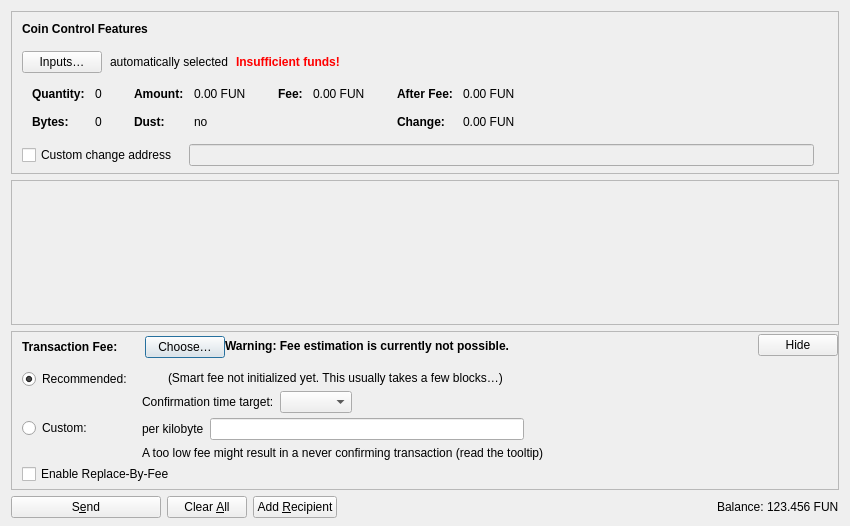
<?xml version="1.0" encoding="UTF-8"?>
<ui version="4.0">
 <class>SendCoinsDialog</class>
 <widget class="QDialog" name="SendCoinsDialog">
  <property name="geometry">
   <rect>
    <x>0</x>
    <y>0</y>
    <width>850</width>
    <height>526</height>
   </rect>
  </property>
  <property name="windowTitle">
   <string>Send Coins</string>
  </property>
  <layout class="QVBoxLayout" name="verticalLayout" stretch="0,1,0,0">
   <property name="bottomMargin">
    <number>8</number>
   </property>
   <item>
    <widget class="QFrame" name="frameCoinControl">
     <property name="sizePolicy">
      <sizepolicy hsizetype="Expanding" vsizetype="Expanding">
       <horstretch>0</horstretch>
       <verstretch>0</verstretch>
      </sizepolicy>
     </property>
     <property name="maximumSize">
      <size>
       <width>16777215</width>
       <height>16777215</height>
      </size>
     </property>
     <property name="frameShape">
      <enum>QFrame::StyledPanel</enum>
     </property>
     <property name="frameShadow">
      <enum>QFrame::Sunken</enum>
     </property>
     <layout class="QVBoxLayout" name="verticalLayoutCoinControl2">
      <property name="spacing">
       <number>0</number>
      </property>
      <property name="leftMargin">
       <number>0</number>
      </property>
      <property name="topMargin">
       <number>0</number>
      </property>
      <property name="rightMargin">
       <number>0</number>
      </property>
      <property name="bottomMargin">
       <number>6</number>
      </property>
      <item>
       <layout class="QVBoxLayout" name="verticalLayoutCoinControl" stretch="0,0,0,0,1">
        <property name="spacing">
         <number>0</number>
        </property>
        <property name="leftMargin">
         <number>10</number>
        </property>
        <property name="topMargin">
         <number>10</number>
        </property>
        <item>
         <layout class="QHBoxLayout" name="horizontalLayoutCoinControl1">
          <property name="bottomMargin">
           <number>15</number>
          </property>
          <item>
           <widget class="QLabel" name="labelCoinControlFeatures">
            <property name="sizePolicy">
             <sizepolicy hsizetype="Preferred" vsizetype="Maximum">
              <horstretch>0</horstretch>
              <verstretch>0</verstretch>
             </sizepolicy>
            </property>
            <property name="font">
             <font>
              <weight>75</weight>
              <bold>true</bold>
             </font>
            </property>
            <property name="styleSheet">
             <string notr="true">font-weight:bold;</string>
            </property>
            <property name="text">
             <string>Coin Control Features</string>
            </property>
           </widget>
          </item>
         </layout>
        </item>
        <item>
         <layout class="QHBoxLayout" name="horizontalLayoutCoinControl2" stretch="0,0,0,0">
          <property name="spacing">
           <number>8</number>
          </property>
          <property name="bottomMargin">
           <number>10</number>
          </property>
          <item>
           <widget class="QPushButton" name="pushButtonCoinControl">
            <property name="styleSheet">
             <string notr="true"/>
            </property>
            <property name="text">
             <string>Inputs…</string>
            </property>
            <property name="autoDefault">
             <bool>false</bool>
            </property>
           </widget>
          </item>
          <item>
           <widget class="QLabel" name="labelCoinControlAutomaticallySelected">
            <property name="text">
             <string>automatically selected</string>
            </property>
            <property name="margin">
             <number>5</number>
            </property>
           </widget>
          </item>
          <item>
           <widget class="QLabel" name="labelCoinControlInsuffFunds">
            <property name="font">
             <font>
              <weight>75</weight>
              <bold>true</bold>
             </font>
            </property>
            <property name="styleSheet">
             <string notr="true">color:red;font-weight:bold;</string>
            </property>
            <property name="text">
             <string>Insufficient funds!</string>
            </property>
            <property name="margin">
             <number>5</number>
            </property>
           </widget>
          </item>
          <item>
           <spacer name="horizontalSpacerCoinControl">
            <property name="orientation">
             <enum>Qt::Horizontal</enum>
            </property>
            <property name="sizeHint" stdset="0">
             <size>
              <width>40</width>
              <height>1</height>
             </size>
            </property>
           </spacer>
          </item>
         </layout>
        </item>
        <item>
         <widget class="QWidget" name="widgetCoinControl" native="true">
          <property name="sizePolicy">
           <sizepolicy hsizetype="Preferred" vsizetype="Preferred">
            <horstretch>0</horstretch>
            <verstretch>0</verstretch>
           </sizepolicy>
          </property>
          <property name="minimumSize">
           <size>
            <width>0</width>
            <height>0</height>
           </size>
          </property>
          <property name="styleSheet">
           <string notr="true"/>
          </property>
          <layout class="QHBoxLayout" name="horizontalLayoutCoinControl5">
           <property name="leftMargin">
            <number>0</number>
           </property>
           <property name="topMargin">
            <number>0</number>
           </property>
           <property name="rightMargin">
            <number>0</number>
           </property>
           <property name="bottomMargin">
            <number>0</number>
           </property>
           <item>
            <layout class="QHBoxLayout" name="horizontalLayoutCoinControl3" stretch="0,0,0,1">
             <property name="spacing">
              <number>20</number>
             </property>
             <property name="topMargin">
              <number>0</number>
             </property>
             <property name="bottomMargin">
              <number>10</number>
             </property>
             <item>
              <layout class="QFormLayout" name="formLayoutCoinControl1">
               <property name="horizontalSpacing">
                <number>10</number>
               </property>
               <property name="verticalSpacing">
                <number>14</number>
               </property>
               <property name="leftMargin">
                <number>10</number>
               </property>
               <property name="topMargin">
                <number>4</number>
               </property>
               <property name="rightMargin">
                <number>6</number>
               </property>
               <item row="0" column="0">
                <widget class="QLabel" name="labelCoinControlQuantityText">
                 <property name="font">
                  <font>
                   <weight>75</weight>
                   <bold>true</bold>
                  </font>
                 </property>
                 <property name="text">
                  <string>Quantity:</string>
                 </property>
                 <property name="margin">
                  <number>0</number>
                 </property>
                </widget>
               </item>
               <item row="0" column="1">
                <widget class="QLabel" name="labelCoinControlQuantity">
                 <property name="cursor">
                  <cursorShape>IBeamCursor</cursorShape>
                 </property>
                 <property name="contextMenuPolicy">
                  <enum>Qt::ActionsContextMenu</enum>
                 </property>
                 <property name="text">
                  <string notr="true">0</string>
                 </property>
                 <property name="margin">
                  <number>0</number>
                 </property>
                 <property name="textInteractionFlags">
                  <set>Qt::LinksAccessibleByMouse|Qt::TextSelectableByKeyboard|Qt::TextSelectableByMouse</set>
                 </property>
                </widget>
               </item>
               <item row="1" column="0">
                <widget class="QLabel" name="labelCoinControlBytesText">
                 <property name="font">
                  <font>
                   <weight>75</weight>
                   <bold>true</bold>
                  </font>
                 </property>
                 <property name="text">
                  <string>Bytes:</string>
                 </property>
                </widget>
               </item>
               <item row="1" column="1">
                <widget class="QLabel" name="labelCoinControlBytes">
                 <property name="cursor">
                  <cursorShape>IBeamCursor</cursorShape>
                 </property>
                 <property name="contextMenuPolicy">
                  <enum>Qt::ActionsContextMenu</enum>
                 </property>
                 <property name="text">
                  <string notr="true">0</string>
                 </property>
                 <property name="textInteractionFlags">
                  <set>Qt::LinksAccessibleByMouse|Qt::TextSelectableByKeyboard|Qt::TextSelectableByMouse</set>
                 </property>
                </widget>
               </item>
              </layout>
             </item>
             <item>
              <layout class="QFormLayout" name="formLayoutCoinControl2">
               <property name="horizontalSpacing">
                <number>10</number>
               </property>
               <property name="verticalSpacing">
                <number>14</number>
               </property>
               <property name="leftMargin">
                <number>6</number>
               </property>
               <property name="topMargin">
                <number>4</number>
               </property>
               <property name="rightMargin">
                <number>6</number>
               </property>
               <item row="0" column="0">
                <widget class="QLabel" name="labelCoinControlAmountText">
                 <property name="font">
                  <font>
                   <weight>75</weight>
                   <bold>true</bold>
                  </font>
                 </property>
                 <property name="text">
                  <string>Amount:</string>
                 </property>
                 <property name="margin">
                  <number>0</number>
                 </property>
                </widget>
               </item>
               <item row="0" column="1">
                <widget class="QLabel" name="labelCoinControlAmount">
                 <property name="cursor">
                  <cursorShape>IBeamCursor</cursorShape>
                 </property>
                 <property name="contextMenuPolicy">
                  <enum>Qt::ActionsContextMenu</enum>
                 </property>
                 <property name="text">
                  <string notr="true">0.00 FUN</string>
                 </property>
                 <property name="textInteractionFlags">
                  <set>Qt::LinksAccessibleByMouse|Qt::TextSelectableByKeyboard|Qt::TextSelectableByMouse</set>
                 </property>
                </widget>
               </item>
               <item row="1" column="0">
                <widget class="QLabel" name="labelCoinControlLowOutputText">
                 <property name="font">
                  <font>
                   <weight>75</weight>
                   <bold>true</bold>
                  </font>
                 </property>
                 <property name="text">
                  <string>Dust:</string>
                 </property>
                </widget>
               </item>
               <item row="1" column="1">
                <widget class="QLabel" name="labelCoinControlLowOutput">
                 <property name="cursor">
                  <cursorShape>IBeamCursor</cursorShape>
                 </property>
                 <property name="contextMenuPolicy">
                  <enum>Qt::ActionsContextMenu</enum>
                 </property>
                 <property name="text">
                  <string notr="true">no</string>
                 </property>
                 <property name="textInteractionFlags">
                  <set>Qt::LinksAccessibleByMouse|Qt::TextSelectableByKeyboard|Qt::TextSelectableByMouse</set>
                 </property>
                </widget>
               </item>
              </layout>
             </item>
             <item>
              <layout class="QFormLayout" name="formLayoutCoinControl3">
               <property name="horizontalSpacing">
                <number>10</number>
               </property>
               <property name="verticalSpacing">
                <number>14</number>
               </property>
               <property name="leftMargin">
                <number>6</number>
               </property>
               <property name="topMargin">
                <number>4</number>
               </property>
               <property name="rightMargin">
                <number>6</number>
               </property>
               <item row="0" column="0">
                <widget class="QLabel" name="labelCoinControlFeeText">
                 <property name="font">
                  <font>
                   <weight>75</weight>
                   <bold>true</bold>
                  </font>
                 </property>
                 <property name="text">
                  <string>Fee:</string>
                 </property>
                 <property name="margin">
                  <number>0</number>
                 </property>
                </widget>
               </item>
               <item row="0" column="1">
                <widget class="QLabel" name="labelCoinControlFee">
                 <property name="cursor">
                  <cursorShape>IBeamCursor</cursorShape>
                 </property>
                 <property name="contextMenuPolicy">
                  <enum>Qt::ActionsContextMenu</enum>
                 </property>
                 <property name="text">
                  <string notr="true">0.00 FUN</string>
                 </property>
                 <property name="textInteractionFlags">
                  <set>Qt::LinksAccessibleByMouse|Qt::TextSelectableByKeyboard|Qt::TextSelectableByMouse</set>
                 </property>
                </widget>
               </item>
              </layout>
             </item>
             <item>
              <layout class="QFormLayout" name="formLayoutCoinControl4">
               <property name="horizontalSpacing">
                <number>10</number>
               </property>
               <property name="verticalSpacing">
                <number>14</number>
               </property>
               <property name="leftMargin">
                <number>6</number>
               </property>
               <property name="topMargin">
                <number>4</number>
               </property>
               <property name="rightMargin">
                <number>6</number>
               </property>
               <item row="0" column="0">
                <widget class="QLabel" name="labelCoinControlAfterFeeText">
                 <property name="font">
                  <font>
                   <weight>75</weight>
                   <bold>true</bold>
                  </font>
                 </property>
                 <property name="text">
                  <string>After Fee:</string>
                 </property>
                 <property name="margin">
                  <number>0</number>
                 </property>
                </widget>
               </item>
               <item row="0" column="1">
                <widget class="QLabel" name="labelCoinControlAfterFee">
                 <property name="cursor">
                  <cursorShape>IBeamCursor</cursorShape>
                 </property>
                 <property name="contextMenuPolicy">
                  <enum>Qt::ActionsContextMenu</enum>
                 </property>
                 <property name="text">
                  <string notr="true">0.00 FUN</string>
                 </property>
                 <property name="textInteractionFlags">
                  <set>Qt::LinksAccessibleByMouse|Qt::TextSelectableByKeyboard|Qt::TextSelectableByMouse</set>
                 </property>
                </widget>
               </item>
               <item row="1" column="0">
                <widget class="QLabel" name="labelCoinControlChangeText">
                 <property name="font">
                  <font>
                   <weight>75</weight>
                   <bold>true</bold>
                  </font>
                 </property>
                 <property name="text">
                  <string>Change:</string>
                 </property>
                </widget>
               </item>
               <item row="1" column="1">
                <widget class="QLabel" name="labelCoinControlChange">
                 <property name="cursor">
                  <cursorShape>IBeamCursor</cursorShape>
                 </property>
                 <property name="contextMenuPolicy">
                  <enum>Qt::ActionsContextMenu</enum>
                 </property>
                 <property name="text">
                  <string notr="true">0.00 FUN</string>
                 </property>
                 <property name="textInteractionFlags">
                  <set>Qt::LinksAccessibleByMouse|Qt::TextSelectableByKeyboard|Qt::TextSelectableByMouse</set>
                 </property>
                </widget>
               </item>
              </layout>
             </item>
            </layout>
           </item>
          </layout>
         </widget>
        </item>
        <item>
         <layout class="QHBoxLayout" name="horizontalLayoutCoinControl4" stretch="0,0,0">
          <property name="spacing">
           <number>12</number>
          </property>
          <property name="sizeConstraint">
           <enum>QLayout::SetDefaultConstraint</enum>
          </property>
          <property name="topMargin">
           <number>5</number>
          </property>
          <property name="rightMargin">
           <number>5</number>
          </property>
          <item>
           <widget class="QCheckBox" name="checkBoxCoinControlChange">
            <property name="toolTip">
             <string>If this is activated, but the change address is empty or invalid, change will be sent to a newly generated address.</string>
            </property>
            <property name="text">
             <string>Custom change address</string>
            </property>
           </widget>
          </item>
          <item>
           <widget class="QValidatedLineEdit" name="lineEditCoinControlChange">
            <property name="enabled">
             <bool>false</bool>
            </property>
            <property name="sizePolicy">
             <sizepolicy hsizetype="Expanding" vsizetype="Fixed">
              <horstretch>0</horstretch>
              <verstretch>0</verstretch>
             </sizepolicy>
            </property>
           </widget>
          </item>
          <item>
           <widget class="QLabel" name="labelCoinControlChangeLabel">
            <property name="sizePolicy">
             <sizepolicy hsizetype="Preferred" vsizetype="Expanding">
              <horstretch>0</horstretch>
              <verstretch>0</verstretch>
             </sizepolicy>
            </property>
            <property name="minimumSize">
             <size>
              <width>0</width>
              <height>0</height>
             </size>
            </property>
            <property name="text">
             <string/>
            </property>
            <property name="margin">
             <number>3</number>
            </property>
           </widget>
          </item>
         </layout>
        </item>
        <item>
         <spacer name="verticalSpacerCoinControl">
          <property name="orientation">
           <enum>Qt::Vertical</enum>
          </property>
          <property name="sizeHint" stdset="0">
           <size>
            <width>800</width>
            <height>1</height>
           </size>
          </property>
         </spacer>
        </item>
       </layout>
      </item>
     </layout>
    </widget>
   </item>
   <item>
    <widget class="QScrollArea" name="scrollArea">
     <property name="widgetResizable">
      <bool>true</bool>
     </property>
     <widget class="QWidget" name="scrollAreaWidgetContents">
      <property name="geometry">
       <rect>
        <x>0</x>
        <y>0</y>
        <width>830</width>
        <height>104</height>
       </rect>
      </property>
      <layout class="QVBoxLayout" name="verticalLayout_2" stretch="0,1">
       <property name="leftMargin">
        <number>0</number>
       </property>
       <property name="topMargin">
        <number>0</number>
       </property>
       <property name="rightMargin">
        <number>0</number>
       </property>
       <property name="bottomMargin">
        <number>0</number>
       </property>
       <item>
        <layout class="QVBoxLayout" name="entries">
         <property name="spacing">
          <number>6</number>
         </property>
        </layout>
       </item>
       <item>
        <spacer name="verticalSpacer">
         <property name="orientation">
          <enum>Qt::Vertical</enum>
         </property>
         <property name="sizeHint" stdset="0">
          <size>
           <width>20</width>
           <height>40</height>
          </size>
         </property>
        </spacer>
       </item>
      </layout>
     </widget>
    </widget>
   </item>
   <item>
    <widget class="QFrame" name="frameFee">
     <property name="sizePolicy">
      <sizepolicy hsizetype="Expanding" vsizetype="Expanding">
       <horstretch>0</horstretch>
       <verstretch>0</verstretch>
      </sizepolicy>
     </property>
     <property name="maximumSize">
      <size>
       <width>16777215</width>
       <height>16777215</height>
      </size>
     </property>
     <property name="frameShape">
      <enum>QFrame::StyledPanel</enum>
     </property>
     <property name="frameShadow">
      <enum>QFrame::Sunken</enum>
     </property>
     <layout class="QVBoxLayout" name="verticalLayoutFee1">
      <property name="spacing">
       <number>0</number>
      </property>
      <property name="leftMargin">
       <number>0</number>
      </property>
      <property name="topMargin">
       <number>0</number>
      </property>
      <property name="rightMargin">
       <number>0</number>
      </property>
      <property name="bottomMargin">
       <number>0</number>
      </property>
      <item>
       <layout class="QVBoxLayout" name="verticalLayoutFee2" stretch="0,0,0">
        <property name="spacing">
         <number>0</number>
        </property>
        <property name="leftMargin">
         <number>10</number>
        </property>
        <property name="topMargin">
         <number>0</number>
        </property>
        <item>
         <layout class="QHBoxLayout" name="horizontalLayoutFee1">
          <property name="bottomMargin">
           <number>0</number>
          </property>
          <item>
           <layout class="QVBoxLayout" name="verticalLayoutFee7">
            <property name="spacing">
             <number>0</number>
            </property>
            <item>
             <spacer name="verticalSpacerSmartFee">
              <property name="orientation">
               <enum>Qt::Vertical</enum>
              </property>
              <property name="sizeType">
               <enum>QSizePolicy::Fixed</enum>
              </property>
              <property name="sizeHint" stdset="0">
               <size>
                <width>1</width>
                <height>4</height>
               </size>
              </property>
             </spacer>
            </item>
            <item>
             <layout class="QHBoxLayout" name="horizontalLayoutSmartFee">
              <property name="spacing">
               <number>10</number>
              </property>
              <item>
               <widget class="QLabel" name="labelFeeHeadline">
                <property name="sizePolicy">
                 <sizepolicy hsizetype="Preferred" vsizetype="Maximum">
                  <horstretch>0</horstretch>
                  <verstretch>0</verstretch>
                 </sizepolicy>
                </property>
                <property name="font">
                 <font>
                  <weight>75</weight>
                  <bold>true</bold>
                 </font>
                </property>
                <property name="styleSheet">
                 <string notr="true">font-weight:bold;</string>
                </property>
                <property name="text">
                 <string>Transaction Fee:</string>
                </property>
               </widget>
              </item>
              <item>
               <widget class="QLabel" name="labelFeeMinimized">
                <property name="text">
                 <string/>
                </property>
               </widget>
              </item>
              <item>
               <widget class="QPushButton" name="buttonChooseFee">
                <property name="text">
                 <string>Choose…</string>
                </property>
               </widget>
              </item>
             </layout>
            </item>
            <item>
             <spacer name="verticalSpacer_5">
              <property name="orientation">
               <enum>Qt::Vertical</enum>
              </property>
              <property name="sizeHint" stdset="0">
               <size>
                <width>1</width>
                <height>1</height>
               </size>
              </property>
             </spacer>
            </item>
           </layout>
          </item>
          <item>
           <widget class="QLabel" name="fallbackFeeWarningLabel">
            <property name="toolTip">
             <string>Using the fallbackfee can result in sending a transaction that will take several hours or days (or never) to confirm. Consider choosing your fee manually or wait until you have validated the complete chain.</string>
            </property>
            <property name="font">
            <font>
                <weight>75</weight>
                <bold>true</bold>
            </font>
            </property>
            <property name="text">
             <string>Warning: Fee estimation is currently not possible.</string>
            </property>
            <property name="wordWrap">
             <bool>false</bool>
            </property>
           </widget>
          </item>
          <item>
           <spacer name="horizontalSpacer_4">
            <property name="orientation">
             <enum>Qt::Horizontal</enum>
            </property>
            <property name="sizeType">
             <enum>QSizePolicy::MinimumExpanding</enum>
            </property>
            <property name="sizeHint" stdset="0">
             <size>
              <width>40</width>
              <height>20</height>
             </size>
            </property>
           </spacer>
          </item>
          <item>
           <widget class="QPushButton" name="buttonMinimizeFee">
            <property name="toolTip">
             <string>Hide transaction fee settings</string>
            </property>
            <property name="text">
             <string>Hide</string>
            </property>
           </widget>
          </item>
         </layout>
        </item>
        <item>
         <widget class="QFrame" name="frameFeeSelection">
          <layout class="QVBoxLayout" name="verticalLayoutFee12">
           <property name="spacing">
            <number>0</number>
           </property>
           <property name="leftMargin">
            <number>0</number>
           </property>
           <property name="topMargin">
            <number>0</number>
           </property>
           <property name="rightMargin">
            <number>0</number>
           </property>
           <property name="bottomMargin">
            <number>0</number>
           </property>
           <item>
            <layout class="QGridLayout" name="gridLayoutFee">
             <property name="topMargin">
              <number>10</number>
             </property>
             <property name="bottomMargin">
              <number>4</number>
             </property>
             <property name="horizontalSpacing">
              <number>10</number>
             </property>
             <property name="verticalSpacing">
              <number>4</number>
             </property>
             <item row="1" column="1">
              <layout class="QVBoxLayout" name="verticalLayoutFee8">
               <property name="spacing">
                <number>6</number>
               </property>
               <item>
                <layout class="QHBoxLayout" name="horizontalLayoutFee13">
                 <item>
                  <widget class="QLabel" name="labelCustomPerKilobyte">
                   <property name="toolTip">
                    <string>Specify a custom fee per kB (1,000 bytes) of the transaction's virtual size.

Note:  Since the fee is calculated on a per-byte basis, a fee rate of "100 satoshis per kvB" for a transaction size of 500 virtual bytes (half of 1 kvB) would ultimately yield a fee of only 50 satoshis.</string>
                   </property>
                   <property name="text">
                    <string>per kilobyte</string>
                   </property>
                  </widget>
                 </item>
                 <item>
                  <widget class="FuncoinAmountField" name="customFee"/>
                 </item>
                 <item>
                  <spacer name="horizontalSpacer_6">
                   <property name="orientation">
                    <enum>Qt::Horizontal</enum>
                   </property>
                   <property name="sizeHint" stdset="0">
                    <size>
                     <width>1</width>
                     <height>1</height>
                    </size>
                   </property>
                  </spacer>
                 </item>
                </layout>
               </item>
               <item>
                <layout class="QHBoxLayout" name="horizontalLayoutFee8">
                 <item>
                  <widget class="QLabel" name="labelCustomFeeWarning">
                   <property name="enabled">
                    <bool>true</bool>
                   </property>
                   <property name="toolTip">
                    <string>When there is less transaction volume than space in the blocks, miners as well as relaying nodes may enforce a minimum fee. Paying only this minimum fee is just fine, but be aware that this can result in a never confirming transaction once there is more demand for bitcoin transactions than the network can process.</string>
                   </property>
                   <property name="text">
                    <string>A too low fee might result in a never confirming transaction (read the tooltip)</string>
                   </property>
                  </widget>
                 </item>
                 <item>
                  <spacer name="horizontalSpacer_2">
                   <property name="orientation">
                    <enum>Qt::Horizontal</enum>
                   </property>
                   <property name="sizeHint" stdset="0">
                    <size>
                     <width>1</width>
                     <height>1</height>
                    </size>
                   </property>
                  </spacer>
                 </item>
                </layout>
               </item>
              </layout>
             </item>
             <item row="0" column="0">
              <layout class="QVBoxLayout" name="verticalLayoutFee4" stretch="0,1">
               <item>
                <widget class="QRadioButton" name="radioSmartFee">
                 <property name="text">
                  <string>Recommended:</string>
                 </property>
                 <property name="checked">
                  <bool>true</bool>
                 </property>
                 <attribute name="buttonGroup">
                  <string notr="true">groupFee</string>
                 </attribute>
                </widget>
               </item>
               <item>
                <spacer name="verticalSpacer_2">
                 <property name="orientation">
                  <enum>Qt::Vertical</enum>
                 </property>
                 <property name="sizeHint" stdset="0">
                  <size>
                   <width>1</width>
                   <height>1</height>
                  </size>
                 </property>
                </spacer>
               </item>
              </layout>
             </item>
             <item row="1" column="0">
              <layout class="QVBoxLayout" name="verticalLayoutFee9" stretch="0,1">
               <item>
                <widget class="QRadioButton" name="radioCustomFee">
                 <property name="text">
                  <string>Custom:</string>
                 </property>
                 <attribute name="buttonGroup">
                  <string notr="true">groupFee</string>
                 </attribute>
                </widget>
               </item>
               <item>
                <spacer name="verticalSpacer_6">
                 <property name="orientation">
                  <enum>Qt::Vertical</enum>
                 </property>
                 <property name="sizeHint" stdset="0">
                  <size>
                   <width>1</width>
                   <height>1</height>
                  </size>
                 </property>
                </spacer>
               </item>
              </layout>
             </item>
             <item row="0" column="1">
              <layout class="QVBoxLayout" name="verticalLayoutFee3" stretch="0,0,1">
               <property name="spacing">
                <number>6</number>
               </property>
               <property name="topMargin">
                <number>2</number>
               </property>
               <item>
                <layout class="QHBoxLayout" name="horizontalLayoutFee12">
                 <item>
                  <widget class="QLabel" name="labelSmartFee">
                   <property name="text">
                    <string/>
                   </property>
                  </widget>
                 </item>
                 <item>
                  <widget class="QLabel" name="labelFeeEstimation">
                   <property name="text">
                    <string/>
                   </property>
                  </widget>
                 </item>
                 <item>
                  <widget class="QLabel" name="labelSmartFee2">
                   <property name="text">
                    <string>(Smart fee not initialized yet. This usually takes a few blocks…)</string>
                   </property>
                  </widget>
                 </item>
                 <item>
                  <spacer name="horizontalSpacer_5">
                   <property name="orientation">
                    <enum>Qt::Horizontal</enum>
                   </property>
                   <property name="sizeHint" stdset="0">
                    <size>
                     <width>1</width>
                     <height>1</height>
                    </size>
                   </property>
                  </spacer>
                 </item>
                </layout>
               </item>
               <item>
                <layout class="QHBoxLayout" name="horizontalLayoutFee9">
                 <item>
                  <layout class="QVBoxLayout" name="verticalLayoutFee6">
                   <item>
                    <widget class="QLabel" name="labelSmartFee3">
                     <property name="text">
                      <string>Confirmation time target:</string>
                     </property>
                    </widget>
                   </item>
                  </layout>
                 </item>
                 <item>
                  <layout class="QVBoxLayout" name="verticalLayoutFee5">
                   <property name="rightMargin">
                    <number>30</number>
                   </property>
                   <item>
                    <layout class="QHBoxLayout" name="horizontalLayoutConfTarget">
                     <property name="bottomMargin">
                      <number>0</number>
                     </property>
                     <item>
                      <widget class="QComboBox" name="confTargetSelector"/>
                     </item>
                     <item>
                      <spacer name="horizontalSpacerConfTarget">
                       <property name="orientation">
                        <enum>Qt::Horizontal</enum>
                       </property>
                       <property name="sizeHint" stdset="0">
                        <size>
                         <width>40</width>
                         <height>20</height>
                        </size>
                       </property>
                      </spacer>
                     </item>
                    </layout>
                   </item>
                  </layout>
                 </item>
                </layout>
               </item>
               <item>
                <spacer name="verticalSpacer_4">
                 <property name="orientation">
                  <enum>Qt::Vertical</enum>
                 </property>
                 <property name="sizeHint" stdset="0">
                  <size>
                   <width>1</width>
                   <height>1</height>
                  </size>
                 </property>
                </spacer>
               </item>
              </layout>
             </item>
            </layout>
           </item>
           <item>
            <widget class="QCheckBox" name="optInRBF">
             <property name="text">
              <string>Enable Replace-By-Fee</string>
             </property>
             <property name="toolTip">
              <string>With Replace-By-Fee (BIP-125) you can increase a transaction's fee after it is sent. Without this, a higher fee may be recommended to compensate for increased transaction delay risk.</string>
             </property>
            </widget>
           </item>
          </layout>
         </widget>
        </item>
        <item>
         <spacer name="verticalSpacerFee">
          <property name="orientation">
           <enum>Qt::Vertical</enum>
          </property>
          <property name="sizeHint" stdset="0">
           <size>
            <width>40</width>
            <height>5</height>
           </size>
          </property>
         </spacer>
        </item>
       </layout>
      </item>
     </layout>
    </widget>
   </item>
   <item>
    <layout class="QHBoxLayout" name="horizontalLayout">
     <item>
      <widget class="QPushButton" name="sendButton">
       <property name="minimumSize">
        <size>
         <width>150</width>
         <height>0</height>
        </size>
       </property>
       <property name="toolTip">
        <string>Confirm the send action</string>
       </property>
       <property name="text">
        <string>S&amp;end</string>
       </property>
       <property name="icon">
        <iconset resource="../bitcoin.qrc">
         <normaloff>:/icons/send</normaloff>:/icons/send</iconset>
       </property>
       <property name="autoDefault">
        <bool>false</bool>
       </property>
       <property name="default">
        <bool>false</bool>
       </property>
      </widget>
     </item>
     <item>
      <widget class="QPushButton" name="clearButton">
       <property name="sizePolicy">
        <sizepolicy hsizetype="Minimum" vsizetype="Fixed">
         <horstretch>0</horstretch>
         <verstretch>0</verstretch>
        </sizepolicy>
       </property>
       <property name="toolTip">
        <string>Clear all fields of the form.</string>
       </property>
       <property name="text">
        <string>Clear &amp;All</string>
       </property>
       <property name="icon">
        <iconset resource="../bitcoin.qrc">
         <normaloff>:/icons/remove</normaloff>:/icons/remove</iconset>
       </property>
       <property name="autoDefault">
        <bool>false</bool>
       </property>
      </widget>
     </item>
     <item>
      <widget class="QPushButton" name="addButton">
       <property name="toolTip">
        <string>Send to multiple recipients at once</string>
       </property>
       <property name="text">
        <string>Add &amp;Recipient</string>
       </property>
       <property name="icon">
        <iconset resource="../bitcoin.qrc">
         <normaloff>:/icons/add</normaloff>:/icons/add</iconset>
       </property>
       <property name="autoDefault">
        <bool>false</bool>
       </property>
      </widget>
     </item>
     <item>
      <spacer name="horizontalSpacer">
       <property name="orientation">
        <enum>Qt::Horizontal</enum>
       </property>
       <property name="sizeHint" stdset="0">
        <size>
         <width>40</width>
         <height>20</height>
        </size>
       </property>
      </spacer>
     </item>
     <item>
      <layout class="QHBoxLayout" name="horizontalLayout_2">
       <property name="spacing">
        <number>3</number>
       </property>
       <item>
        <widget class="QLabel" name="labelBalanceName">
         <property name="sizePolicy">
          <sizepolicy hsizetype="Preferred" vsizetype="Fixed">
           <horstretch>0</horstretch>
           <verstretch>0</verstretch>
          </sizepolicy>
         </property>
         <property name="text">
          <string>Balance:</string>
         </property>
        </widget>
       </item>
       <item>
        <widget class="QLabel" name="labelBalance">
         <property name="sizePolicy">
          <sizepolicy hsizetype="Preferred" vsizetype="Fixed">
           <horstretch>0</horstretch>
           <verstretch>0</verstretch>
          </sizepolicy>
         </property>
         <property name="cursor">
          <cursorShape>IBeamCursor</cursorShape>
         </property>
         <property name="text">
          <string notr="true">123.456 FUN</string>
         </property>
         <property name="textInteractionFlags">
          <set>Qt::LinksAccessibleByMouse|Qt::TextSelectableByKeyboard|Qt::TextSelectableByMouse</set>
         </property>
        </widget>
       </item>
      </layout>
     </item>
    </layout>
   </item>
  </layout>
 </widget>
 <customwidgets>
  <customwidget>
   <class>QValidatedLineEdit</class>
   <extends>QLineEdit</extends>
   <header>qt/qvalidatedlineedit.h</header>
  </customwidget>
  <customwidget>
   <class>FuncoinAmountField</class>
   <extends>QLineEdit</extends>
   <header>qt/bitcoinamountfield.h</header>
   <container>1</container>
  </customwidget>
 </customwidgets>
 <resources>
  <include location="../bitcoin.qrc"/>
 </resources>
 <connections/>
 <buttongroups>
  <buttongroup name="groupFee"/>
 </buttongroups>
</ui>
